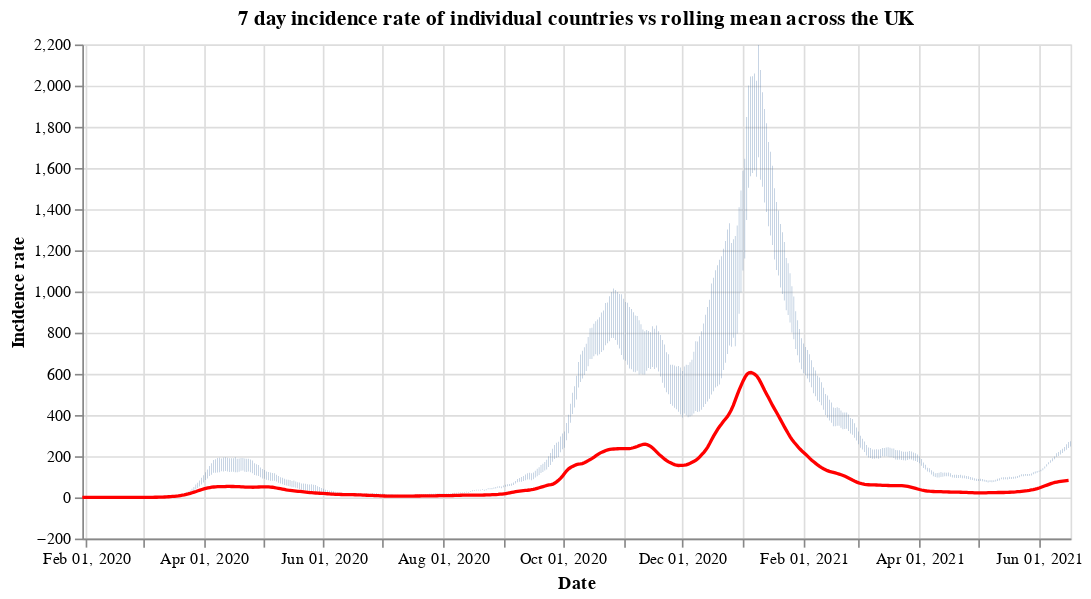

This figure's notebook cell:
### Code cell
#collapse
countries = uk_cases['areaName'].unique()
countries.sort()

selection = alt.selection_single(
    name='Select',
    fields=['areaName'],
    init={'areaName': 'Wales'},
    bind={'areaName': alt.binding_select(options=countries)}
)

# scatter plot, modify opacity based on selection
bars = alt.Chart(uk_cases).mark_bar().add_selection(
    selection
).encode(
    x=alt.X("yearmonthdate(date):T", axis=alt.Axis(title='Date')),
    y=alt.Y("weeklyCasesRate:Q", axis=alt.Axis(title='Incidence rate')),
    tooltip='weeklyCasesRate:Q',
    opacity=alt.condition(selection, alt.value(1), alt.value(0))
).properties(title=f'7 day incidence rate of individual countries vs rolling mean across the UK', width=600)

line = alt.Chart(overview_cases).mark_line(
    color='red',
    size=2,
).transform_window(
    rolling_mean='mean(weeklyCasesRate)',
    frame=[0, 7]
).encode(
    x='yearmonthdate(date):T',
    y='rolling_mean:Q'
)

alt.layer(bars, line)

### Figure 1 — Vega-Lite specification as saved in the notebook (floating-point values rounded to 4 significant figures; data arrays with more than 128 entries replaced by an {"elided": "..."} marker saying what was removed)
{"config": {"view": {"continuousWidth": 400, "continuousHeight": 300}}, "layer": [{"data": {"name": "data-d9c7bb48076f37a901f551d602818384"}, "mark": "bar", "encoding": {"opacity": {"condition": {"value": 1, "selection": "Select"}, "value": 0}, "tooltip": {"type": "quantitative", "field": "weeklyCasesRate"}, "x": {"type": "temporal", "axis": {"title": "Date"}, "field": "date", "timeUnit": "yearmonthdate"}, "y": {"type": "quantitative", "axis": {"title": "Incidence rate"}, "field": "weeklyCasesRate"}}, "selection": {"Select": {"type": "single", "fields": ["areaName"], "init": {"areaName": "Wales"}, "bind": {"areaName": {"input": "select", "options": ["England", "Northern Ireland", "Scotland", "Wales"]}}}}, "title": "7 day incidence rate of individual countries vs rolling mean across the UK", "width": 600}, {"data": {"name": "data-f368e440d5002140f485e2dbd71cf06b"}, "mark": {"type": "line", "color": "red", "size": 2}, "encoding": {"x": {"type": "temporal", "field": "date", "timeUnit": "yearmonthdate"}, "y": {"type": "quantitative", "field": "rolling_mean"}}, "transform": [{"window": [{"op": "mean", "field": "weeklyCasesRate", "as": "rolling_mean"}], "frame": [0, 7]}]}], "$schema": "https://vega.github.io/schema/vega-lite/v4.8.1.json", "datasets": {"data-d9c7bb48076f37a901f551d602818384": {"elided": "1924 records"}, "data-f368e440d5002140f485e2dbd71cf06b": {"elided": "504 records"}}}
